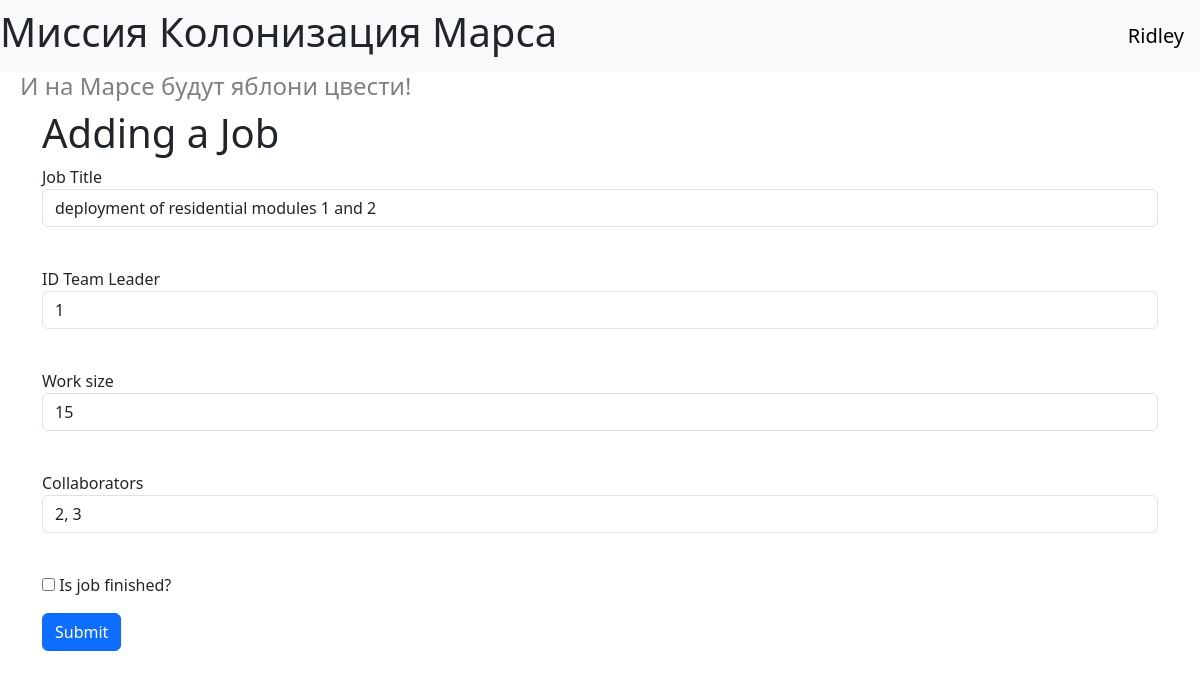
Screenshot of /edit_job/1 (signed in) with the database file from the repository.
### data/users.py (models this page shows, shortened)
class User(db_session.SqlAlchemyBase, UserMixin):
    __tablename__ = 'users'
    id = sqlalchemy.Column(sqlalchemy.Integer,
                           primary_key=True, autoincrement=True)
    surname = sqlalchemy.Column(sqlalchemy.String, nullable=True)
    name = sqlalchemy.Column(sqlalchemy.String, nullable=True)
    age = sqlalchemy.Column(sqlalchemy.Integer, nullable=True)
    position = sqlalchemy.Column(sqlalchemy.String, nullable=True)
    speciality = sqlalchemy.Column(sqlalchemy.String, nullable=True)
    address = sqlalchemy.Column(sqlalchemy.String, nullable=True)
    email = sqlalchemy.Column(sqlalchemy.String,
                              index=True, unique=True, nullable=True)
    hashed_password = sqlalchemy.Column(sqlalchemy.String, nullable=True)
    modified_date = sqlalchemy.Column(sqlalchemy.DateTime,
                                     default=datetime.datetime.now)
    jobs = orm.relationship('Job', back_populates='user')
    departments = orm.relationship('Department', back_populates='user2')

### data/jobs.py (models this page shows)
class Job(db_session.SqlAlchemyBase):
    __tablename__ = 'jobs'
    id = sqlalchemy.Column(sqlalchemy.Integer, primary_key=True, autoincrement=True)
    team_leader = sqlalchemy.Column(sqlalchemy.Integer, sqlalchemy.ForeignKey("users.id"))
    job = sqlalchemy.Column(sqlalchemy.String, nullable=True)
    work_size = sqlalchemy.Column(sqlalchemy.Integer, nullable=True)
    collaborators = sqlalchemy.Column(sqlalchemy.String, nullable=True)
    start_date = sqlalchemy.Column(sqlalchemy.DateTime, default=datetime.datetime.now)
    end_date = sqlalchemy.Column(sqlalchemy.DateTime, nullable=True)
    is_finished = sqlalchemy.Column(sqlalchemy.Boolean, nullable=True)
    user = orm.relationship('User')

### index2.py (the view, shortened to what this page needs)
@app.route('/edit_job/<int:id>', methods=['GET', 'POST'])
@login_required
def edit_news(id):
    db_session.global_init("db/mars_explorer.db")
    form = AddJobForm()
    if request.method == "GET":
        db_sess = db_session.create_session()
        jobs = db_sess.query(Job).filter(Job.id == id,
                                         ((Job.team_leader == current_user.id) | (current_user.id == 1))).first()
        if jobs:
            form.job.data = jobs.job
            form.team_leader.data = jobs.team_leader
            form.work_size.data = jobs.work_size
            form.collaborators.data = jobs.collaborators
            form.is_finished.data = jobs.is_finished
        else:
            abort(404)
    return render_template('add_job.html', title='Редактирование работы', form=form)

### forms/job.py
class AddJobForm(FlaskForm):
    job = StringField('Job Title', validators=[DataRequired()])
    team_leader = StringField('ID Team Leader', validators=[DataRequired()])
    work_size = StringField('Work size', validators=[DataRequired()])
    collaborators = StringField('Collaborators', validators=[DataRequired()])
    is_finished = BooleanField('Is job finished?')
    submit = SubmitField('Submit')

### data/db_session.py (called while the page is built, shortened)
def global_init(db_file):
    global __factory
    if __factory:
        return

def create_session() -> Session:
    global __factory
    return __factory()

### index2.py (called while the page is built)
@login_manager.user_loader
def load_user(user_id):
    db_session.global_init("db/mars_explorer.db")
    db_sess = db_session.create_session()
    return db_sess.query(User).get(user_id)

### templates/add_job.html (shortened to what this page needs)
{% extends "base.html" %}
{% block content %}
<h1>Adding a Job</h1>
{% if current_user.is_authenticated %}
    <form action="" method="post">
        <p>
            {{ form.job.label }}<br>
            {{ form.job(class="form-control") }}<br>
        </p>
        <p>
            {{ form.team_leader.label }}<br>
            {{ form.team_leader(class="form-control") }}<br>
        </p>
        <p>
            {{ form.work_size.label }}<br>
            {{ form.work_size(class="form-control") }}<br>
        </p>
        <p>
            {{ form.collaborators.label }}<br>
            {{ form.collaborators(class="form-control") }}<br>
        </p>
        <p>{{ form.is_finished() }} {{ form.is_finished.label }}</p>
        <p>{{ form.submit(type="submit", class="btn btn-primary") }}</p>
    </form>
{% else %}
    <p>
        <h3>Авторизуйтесь</h3>
    </p>
{% endif %}
{% endblock %}

### templates/base.html (shortened to what this page needs)
<!DOCTYPE html>
<html lang="en">
<head>
    <link href="https://cdn.jsdelivr.net/npm/bootstrap@5.3.4/dist/css/bootstrap.min.css"
          rel="stylesheet"
>
    <link rel="stylesheet" type="text/css" href="/static/css/style2.css" />
    </head>
    <body>
        <header>
            <nav class="navbar navbar-light bg-light">
                <h1>Миссия Колонизация Марса</h1>
                {% if current_user.is_authenticated %}
                    <a class="navbar-brand" href="/logout">{{ current_user.name }}</a>
                {% else %}
                    <p>
                        <a class="btn btn-primary " href="/register">Зарегистрироваться</a>
                        <a class="btn btn-success" href="/login">Войти</a>
                    </p>
                {% endif %}
            </nav>
            <h4>И на Марсе будут яблони цвести!</h4>
        </header>
    <main role="main" class="container">
        {% block content %}{% endblock %}
    </main>
    </body>
</html>

### static/css/style2.css (style rules this page uses)
h4 { color: rgb(128, 128, 128); padding-left: 20px; }

### rows the page displays
User: name "Ridley"
Job: job "deployment of residential modules 1 and 2", team_leader "1", work_size "15", collaborators "2, 3"
